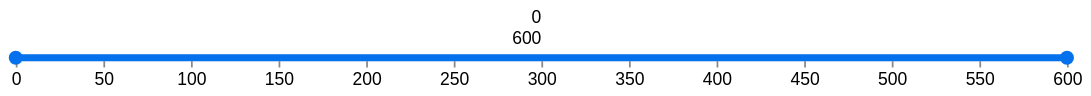

Write a Vega-Lite specification for this figure.
### Vega specification from a JSON file in a GitHub repository (floating-point values rounded to 4 significant figures)
{"$schema": "https://vega.github.io/schema/vega/v5.json", "description": "A timeline visualization with a custom range from 0 to 600.", "width": 600, "height": 20, "padding": 5, "signals": [{"name": "timeExtent", "value": [0, 600]}, {"name": "brush", "update": "timeExtent", "on": [{"events": "mousedown", "update": "[invert('timeScale', x()), invert('timeScale', x())]"}, {"events": "[mousedown, window:mouseup] > window:mousemove!", "update": "[clamp(min(anchor, invert('timeScale', x())),0,width), clamp(max(anchor, invert('timeScale', x())),0,width)]"}]}, {"name": "anchor", "value": 0, "on": [{"events": "mousedown!", "update": "invert('timeScale', x())"}]}], "data": [{"name": "timeLine", "values": [{"label": "interval", "enter": 0, "leave": 600}]}], "scales": [{"name": "timeScale", "type": "linear", "round": true, "domain": {"signal": "timeExtent"}, "range": "width"}], "axes": [{"orient": "bottom", "scale": "timeScale", "format": "d"}], "marks": [{"type": "rect", "name": "invisibleRectangle", "from": {"data": "timeLine"}, "encode": {"enter": {"x": {"scale": "timeScale", "field": "enter"}, "x2": {"scale": "timeScale", "field": "leave"}, "y": {"value": 18}, "height": {"value": 4}, "fill": {"value": "#ececec"}}}}, {"type": "symbol", "name": "coordinate1", "encode": {"enter": {"x": {"value": 0}, "y": {"value": 20}, "fill": {"value": "#0671ed"}}, "update": {"x": {"signal": "scale('timeScale', brush[0])"}}}}, {"type": "symbol", "name": "coordinate2", "encode": {"enter": {"x": {"value": 600}, "y": {"value": 20}, "fill": {"value": "#0671ed"}}, "update": {"x": {"signal": "scale('timeScale', brush[1])"}}}}, {"type": "rect", "name": "selectionBar", "encode": {"enter": {"x": {"value": 0}, "x2": {"value": 600}, "y": {"value": 18}, "height": {"value": 4}, "fill": {"value": "#0671ed"}}, "update": {"x": {"signal": "scale('timeScale', brush[0])"}, "x2": {"signal": "scale('timeScale', brush[1])"}}}}, {"type": "text", "encode": {"update": {"x": {"value": 300}, "y": {"value": 0}, "fill": {"value": "black"}, "fontSize": {"value": 10}, "align": {"value": "right"}, "text": {"signal": "brush"}}}}]}
